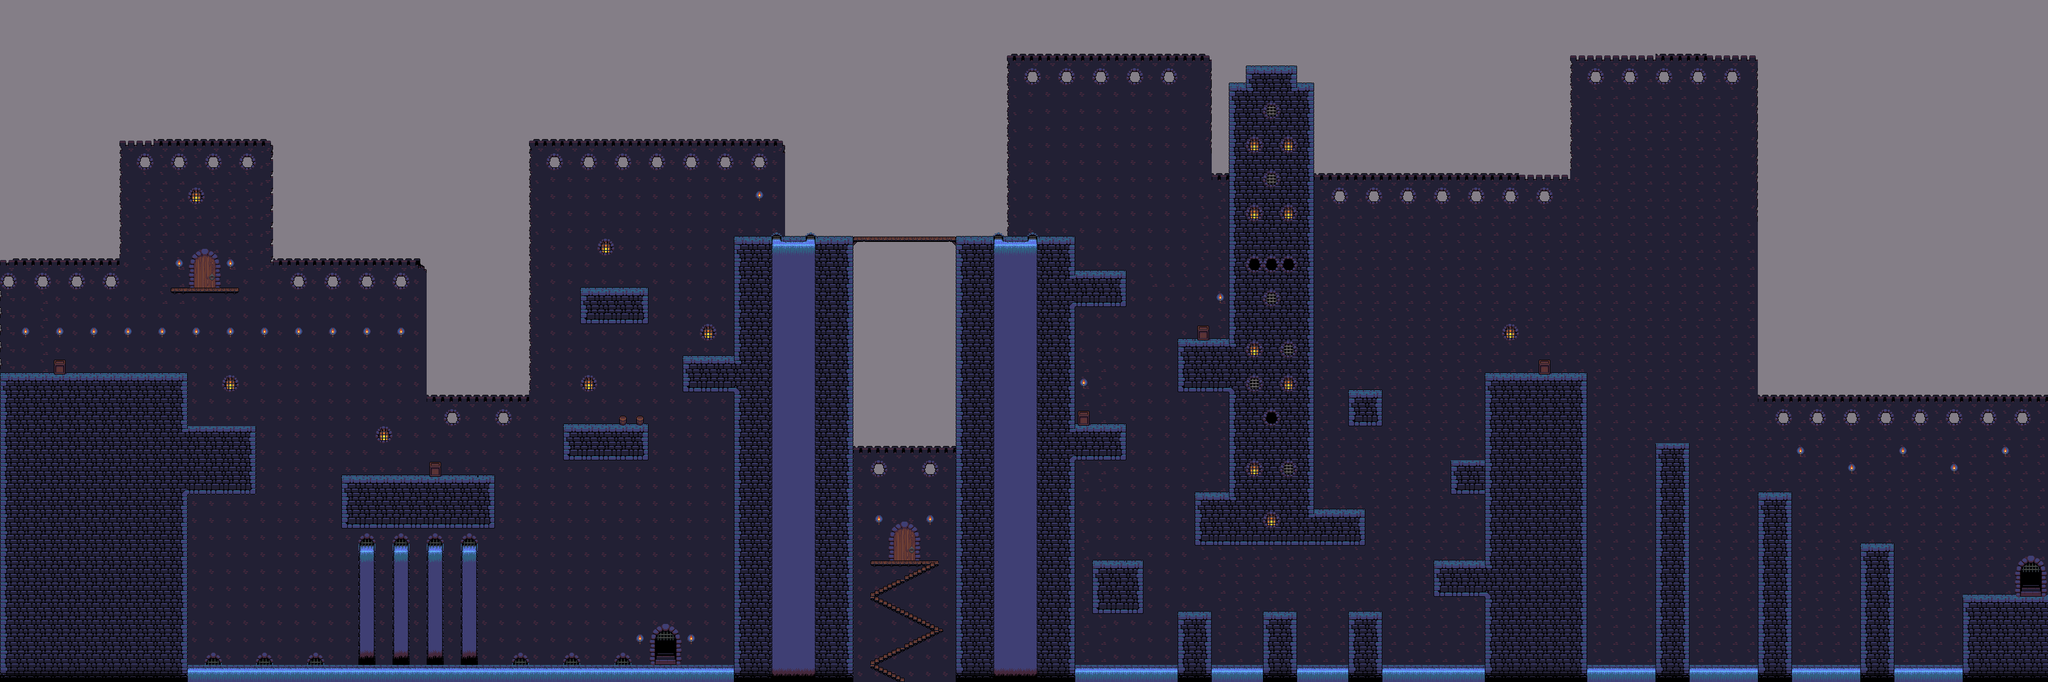

A level layout from a 2D game, rendered from its tile map. Below: a short description, then the map file with tile-grid data replaced by summaries:
An orthogonal 120x40 tile map with 32x32 px tiles, 6 tile layers (Background 2, Shadows, Background 1, Platforms, ...) and 38 objects (24x Collider, 10x Death, 3x Platform, Level Change).

<map version="1.0" orientation="orthogonal" renderorder="right-down" width="120" height="40" tilewidth="32" tileheight="32" nextobjectid="45">
 <tileset firstgid="1" name="Castle" tilewidth="32" tileheight="32" tilecount="529" columns="23">
  <image source="tile_castle.png" width="763" height="763" />
 </tileset>
 <layer name="Background 2" width="120" height="40">
  <data>[4800 cells, 4800 non-empty, 1 distinct tile ids]</data>
 </layer>
 <layer name="Shadows" width="120" height="40">
  <data>[4800 cells, 135 non-empty, 9 distinct tile ids]</data>
 </layer>
 <layer name="Background 1" width="120" height="40">
  <data>[4800 cells, 3048 non-empty, 14 distinct tile ids]</data>
 </layer>
 <layer name="Platforms" width="120" height="40">
  <data>[4800 cells, 1432 non-empty, 28 distinct tile ids]</data>
 </layer>
 <layer name="Decoration 2" width="120" height="40">
  <data>[4800 cells, 199 non-empty, 23 distinct tile ids]</data>
 </layer>
 <layer name="Decoration" width="120" height="40">
  <data>[4800 cells, 228 non-empty, 35 distinct tile ids]</data>
 </layer>
 <objectgroup name="Capa de Objetos 1" visible="0">
  <object id="1" type="Collider" x="0" y="702.667" width="352" height="576" />
  <object id="4" type="Collider" x="352" y="800" width="128" height="128" />
  <object id="5" type="Collider" x="640" y="896" width="288" height="96" />
  <object id="6" type="Platform" x="1056" y="800" width="160" height="64" />
  <object id="7" type="Platform" x="1088" y="544" width="128" height="64" />
  <object id="8" type="Collider" x="1280" y="672" width="96" height="64" />
  <object id="9" type="Collider" x="1376" y="448" width="224" height="832" />
  <object id="10" type="Collider" x="1792" y="448" width="224" height="832" />
  <object id="11" type="Collider" x="1600" y="448" width="192" height="32" />
  <object id="12" type="Collider" x="2016" y="512" width="96" height="64" />
  <object id="13" type="Collider" x="2208" y="640" width="96" height="96" />
  <object id="14" type="Collider" x="2304" y="123.333" width="160" height="900.667" />
  <object id="15" type="Collider" x="2240" y="928" width="64" height="96" />
  <object id="16" type="Collider" x="2016" y="800" width="96" height="64" />
  <object id="17" type="Collider" x="2048" y="1056" width="96" height="96" />
  <object id="19" type="Collider" x="2208" y="1152" width="64" height="128" />
  <object id="20" type="Collider" x="2368" y="1152" width="64" height="128" />
  <object id="21" type="Collider" x="2528" y="1152" width="64" height="128" />
  <object id="22" type="Collider" x="2688" y="1056" width="96" height="64" />
  <object id="24" type="Collider" x="2464" y="960" width="96" height="64" />
  <object id="25" type="Platform" x="2528" y="736" width="64" height="64" />
  <object id="26" type="Collider" x="2720" y="864" width="64" height="64" />
  <object id="27" type="Collider" x="2784" y="704" width="192" height="576" />
  <object id="28" type="Collider" x="3104" y="832" width="64" height="448" />
  <object id="29" type="Collider" x="3296" y="928" width="64" height="352" />
  <object id="30" type="Death" x="352" y="1216" width="1024" height="64" />
  <object id="31" type="Death" x="1600" y="1216" width="192" height="64" />
  <object id="33" type="Death" x="2016" y="1216" width="192" height="64" />
  <object id="34" type="Death" x="2272" y="1216" width="96" height="64" />
  <object id="35" type="Death" x="2432" y="1216" width="96" height="64" />
  <object id="36" type="Death" x="2592" y="1216" width="192" height="64" />
  <object id="37" type="Death" x="2976" y="1216" width="128" height="64" />
  <object id="38" type="Death" x="3168" y="1216" width="128" height="64" />
  <object id="40" type="Collider" x="3488" y="1024" width="64" height="256" />
  <object id="41" type="Collider" x="3680" y="1120" width="160" height="160" />
  <object id="42" type="Death" x="3360" y="1216" width="128" height="64" />
  <object id="43" type="Death" x="3552" y="1216" width="128" height="64" />
  <object id="44" type="Level Change" x="3777" y="1024" width="63" height="93" />
 </objectgroup>
</map>
